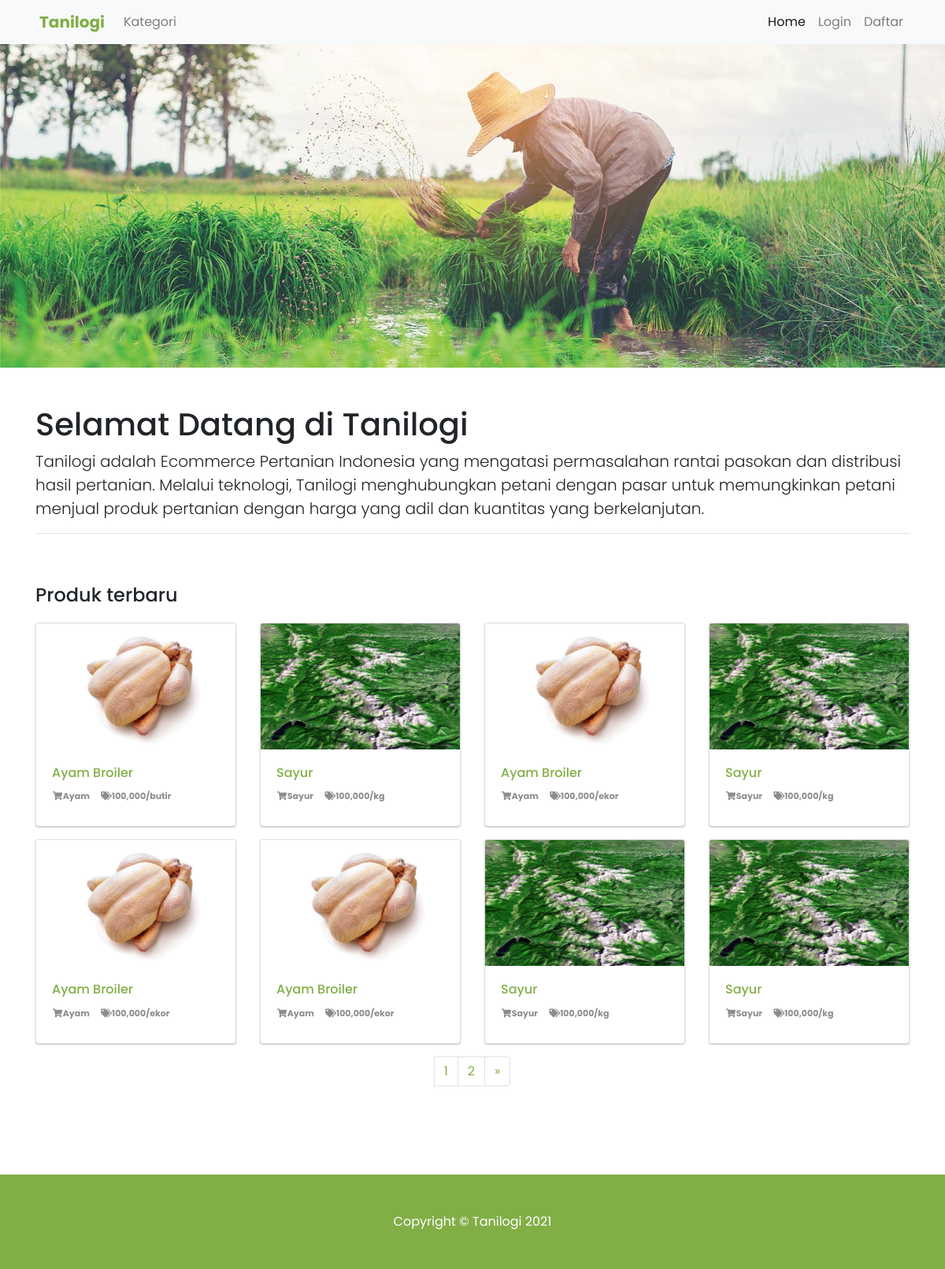
The app's page /index/home with its own data.
### tables this page shows
CREATE TABLE `ap_situs` (
  `id` int(1) NOT NULL,
  `nama_situs` varchar(20) NOT NULL,
  `alamat_situs` varchar(20) NOT NULL,
  `deskripsi_situs` text NOT NULL,
  `metatag_situs` text NOT NULL,
  `kontak_situs` varchar(13) NOT NULL,
  `author_situs` varchar(30) NOT NULL,
  `logo_situs` varchar(15) NOT NULL
);

CREATE TABLE `ap_produk` (
  `id` int(13) NOT NULL,
  `nama_produk_pemilik` varchar(30) NOT NULL,
  `nama_produk` varchar(30) NOT NULL,
  `deskripsi_produk` text NOT NULL,
  `jenis_produk` varchar(30) NOT NULL,
  `harga_produk` varchar(10) NOT NULL,
  `satuan_produk` enum('/kg','/butir','/ekor') NOT NULL,
  `stok_produk` varchar(10) NOT NULL,
  `foto_produk` varchar(30) NOT NULL,
  `tanggal_buat` varchar(30) NOT NULL,
  `tanggal_update` timestamp NOT NULL DEFAULT CURRENT_TIMESTAMP ON UPDATE CURRENT_TIMESTAMP
);

### function/ap.identitas.situs.php (called while the page is built, shortened)
 <?php
 DataSitusTampil();
?>

### function/ap.fungsi.php (the view, shortened to what this page needs)
<?php
function query($data)
{
	global $koneksi;
	$perintah = $koneksi->query($data);
	return $perintah;
}
function ProdukTampil()
{
	$halaman = 8;
	$page = isset($_GET['halaman']) ? (int)$_GET["halaman"] : 1;
	$mulai = ($page > 1) ? ($page * $halaman) - $halaman : 0;
	$sql = "SELECT id, nama_produk, deskripsi_produk, jenis_produk, harga_produk, satuan_produk, stok_produk, foto_produk FROM ap_produk LIMIT $mulai, $halaman";
	$perintah = query($sql);
	return $perintah;
}
function LoadProduk()
{
	$halaman = 4;
	$ProdukTampil = ProdukTampil();
	echo '
		<div class="container" style="margin-bottom:10%">
		<h4 style="margin-bottom:20px;">Produk terbaru</h4>
		<div class="row mb-3">
		';
	if ($ProdukTampil->num_rows > 0) {
		while ($row = $ProdukTampil->fetch_array()) {
			echo '
        <div class="col-lg-3 col-md-4 col-sm-6 mb-3" data-aos="fade-up">
          <div class="card h-100">
          <a href="?produk=detail&id=' . $row['id'] . '"><img class="card-img-top" src="../img/produk/' . $row['foto_produk'] . '" alt="' . $row['nama_produk'] . '"></a>
          <div class="card-body">
           <h6 class="card-title">
           <a href="?produk=detail&id=' . $row['id'] . '">' . $row['nama_produk'] . '</a>
           </h6>
           <div class="post-info">
           <span class="produk-info"><i class="fas fa-fw fa-shopping-cart"></i>' . $row['jenis_produk'] . '</span>
           <span class="label-info"><i class="fas fa-fw fa-tags"></i>' . number_format($row['harga_produk']) . '' . $row['satuan_produk'] . '</span>
           </div>
            <p class="card-text">
            ';
			echo '
            </p>
            </div>
          </div>
       </div>';
		}
	} else {
		echo '
		<em>Belum ada produk yang ditambahkan</em>
		';
	}
	echo
	'
	</div>
	</div>
	';
	$total = $ProdukTampil->num_rows;
	$pages = ceil($total / $halaman);
	$i = 1;
	if ($i < $_GET['halaman']) {
		echo '
                <ul class="pagination justify-content-center">
               <li class="page-item">
                <a class="page-link" href="javascript:history.back()" aria-label="Previous">
                  <span aria-hidden="true">&laquo;</span>
                  <span class="sr-only">Previous</span>
                </a>
              </li>';
	} else {
		echo '
               <ul class="pagination justify-content-center">
                 <li class="page-item">
                  <a class="page-link" style="display:none;" href="?halaman=' . ($i) . '"aria-label="Previous">
                    <span aria-hidden="true">&laquo;</span>
                    <span class="sr-only">Previous</span>
                  </a>
                </li>';
	}
	for ($i = 1; $i <= $pages; $i++) {
		echo '
                <li class="page-item">
                  <a class="page-link" href="?halaman=' . $i . '">' . $i . '</a>
                  </li>';
	}
	if ($_GET['halaman'] == $pages) {
		echo '
                    <li class="page-item">
                      <a class="page-link" style="display:none;" href="?halaman=javascript:history.back()"aria-label="Next">
                        <span aria-hidden="true">&raquo;</span>
                        <span class="sr-only">Next</span>
                      </a>
                    </li>
                  </ul>';
	} else {
		echo '
                  <li class="page-item">
                    <a class="page-link" href="?halaman=' . ($_GET['halaman'] + 1) . '"aria-label="Next">
                      <span aria-hidden="true">&raquo;</span>
                      <span class="sr-only">Next</span>
                    </a>
                  </li>
                </ul>';
	}
}
function DataSitus()
{
	$sql = "SELECT id, nama_situs, alamat_situs, deskripsi_situs, kontak_situs, author_situs, logo_situs FROM ap_situs";
	$perintah = query($sql);
	return $perintah;
}
function DataSitusTampil()
{
	$DataSitus = DataSitus();
}

### function/ap.theme.php (shortened to what this page needs)
<?php
function LoadHead($nama_situs, $alamat_situs, $deskripsi_situs, $author_situs, $logo_situs)
{
  echo '
	<!DOCTYPE html>
	<html lang="id">
  	<head>
    <meta charset="utf-8">
    <meta name="viewport" content="width=device-width, initial-scale=1, shrink-to-fit=no">
    <meta name="description" content="' . $deskripsi_situs . '">
    <meta name="author" content="' . $author_situs . '">
    <link rel="icon" href="../theme/content/' . $logo_situs . '">
    <title>' . $nama_situs . '</title>
	';
}
function LoadCss()
{
  echo '
    <link rel="stylesheet" href="https://cdn.jsdelivr.net/npm/bootstrap@4.6.0/dist/css/bootstrap.min.css">
    <link href="../theme/vendor/bootstrap/css/bootstrap.min.css" rel="stylesheet">
    <link href="../theme/vendor/fontawesome-free/css/all.min.css" rel="stylesheet" type="text/css">
    <link href="../theme/css/kostum.css" rel="stylesheet" type="text/css">
    <link href="https://unpkg.com/aos@2.3.1/dist/aos.css" rel="stylesheet">
   	</head>
  ';
}
function LoadBody($nama_situs)
{
  echo '
	<body>
    <nav class="navbar navbar-expand-lg navbar-light bg-light fixed-top">
      <div class="container">
        <a class="logo navbar-btn pull-left" href="home" title="Home">
        <a class="navbar-brand" href="home">' . $nama_situs . '</a>
        <div class="collapse navbar-collapse" id="navbarResponsive">
        <ul class="navbar-nav mr-auto">
          <li class="nav-item">
            <a class="nav-link" href="kategoriproduk.php">Kategori
            </a>
          </li>
        </ul>
      </div>
        <button class="navbar-toggler" type="button" data-toggle="collapse" data-target="#navbarResponsive" aria-controls="navbarResponsive" aria-expanded="false" aria-label="Toggle navigation">
          <span class="navbar-toggler-icon"></span>
        </button>
        <div class="collapse navbar-collapse" id="navbarResponsive">
          <ul class="navbar-nav ml-auto">
            <li class="nav-item active">
              <a class="nav-link" href="home"></i> Home
                <span class="sr-only">(current)</span>
              </a>
            </li>
            <li class="nav-item">
              <a class="nav-link" href="login"> Login</a>
            </li>
            <li class="nav-item">
              <a class="nav-link" href="register">Daftar</a>
            </li>
          </ul>
        </div>
      </div>
    </nav>
	';
}
function LoadFooter($nama_situs)
{
  echo '
    <footer class="py-5 footer-bg">
      <div class="container">
        <p class="m-0 text-center text-white">Copyright &copy; ' . $nama_situs . ' ' . date('Y') . '</p>
      </div>
    </footer>
    <script src="../theme/vendor/jquery/jquery.min.js"></script>
    <script src="../theme/vendor/bootstrap/js/bootstrap.bundle.min.js"></script>
    <script src="https://unpkg.com/aos@2.3.1/dist/aos.js"></script>
   </body>
   <script>
  AOS.init();
</script>
<script>
      window.addEventListener(\'scroll\',(e)=>{
        const nav = document.querySelector(\'.navbar\');
        if(window.pageYOffset>0){
          nav.classList.add("add-shadow");
        }else{
          nav.classList.remove("add-shadow");
        }
      });
    </script>
   </html>
  ';
}

### index/index.php (shortened to what this page needs)
<?php
	require_once '../config/database.php';
	require_once '../function/ap.fungsi.php';
	require_once '../function/ap.theme.php';
	require_once '../function/ap.identitas.situs.php';
	LoadHead($nama_situs, $alamat_situs, $deskripsi_situs, $author_situs, $logo_situs);
	LoadCss();
	if(isset($_SESSION['username'])){
		LoadMenu($nama_situs, $logo_situs);
	}else{
		LoadBody($nama_situs, $logo_situs);
	}
?>
<?php
if($_GET['produk']=='detail'){
	if(!empty(trim($_GET['id']))){
		if(!LoadProdukDetail($_GET['id'])){
			die('Data tidak ditemukan');
		}
	}else{
		echo "<meta http-equiv=\"refresh\"content=\";URL=home\"/>";
	}
	LoadProdukContent($id, $nama_produk_pemilik, $nama_produk, $deskripsi_produk, $jenis_produk, $harga_produk, $satuan_produk, $stok_produk, $foto_produk, $tanggal_buat, $tanggal_update);
	}else{
		echo '
		<div id="carouselExampleSlidesOnly" class="carousel slide" data-ride="carousel">
			  <div class="carousel-inner">
				<div class="carousel-item active">
				  <img class="d-block w-100" src="../img/petani1.jpg">
				</div>
			  </div>
			</div>
 			<section class="py-5">
			    <div class="container" data-aos="fade-up">
			      <h1>Selamat Datang di '.$nama_situs.'</h1>
			      <p class="lead">'.$deskripsi_situs.'</p><hr>
			    </div>
  			</section>
		';
		LoadProduk();
}
?>
<?php
LoadFooter($nama_situs);
?>

### theme/css/kostum.css (style rules this page uses)
body { padding-top: 56px; font-family: "Poppins", sans-serif; }
.navbar-brand { padding-left: 5px; color: #82AE46 !important; font-weight: 700; }
.footer-bg { background-color:#82AE46; }
.card { box-shadow: rgba(0, 0, 0, 0.24) 0px 1px 2px; }
.card a { color: #82ae46; }
.card-img-top { height: 160px; }
.post-info { background: transparent; margin: 0 0 10px; color: #8d8d8d; font-size: 11px; font-weight: bold; }
.produk-info, .time-info, .comment-info, .label-info, .review-info { display: inline; margin-right: 12px; }
@media (min-width: 992px) { body { padding-top: 56px; } }
.pagination { margin-bottom: 30px; }
.page-item a { margin-top: -120px; color: #82ae46; }
.carousel { max-height: 20%; overflow: hidden; }

### records on screen
ap_situs: deskripsi_situs "Tanilogi adalah Ecommerce Pertanian Indonesia yang mengatasi permasalahan rantai pasokan dan distribusi hasil pertanian. Melalui teknologi, Tanilogi menghubungkan petani dengan pasar untuk memungkinkan petani menjual produk pertanian dengan harga yang adil dan kuantitas yang berkelanjutan."
ap_produk: foto_produk (picture), nama_produk "Ayam Broiler", jenis_produk "Ayam", harga_produk "100,000", satuan_produk "/butir"
ap_produk: foto_produk (picture), nama_produk "Sayur", jenis_produk "Sayur", harga_produk "100,000", satuan_produk "/kg"
ap_produk: foto_produk (picture), nama_produk "Ayam Broiler", jenis_produk "Ayam", harga_produk "100,000", satuan_produk "/ekor"
ap_produk: foto_produk (picture), nama_produk "Sayur", jenis_produk "Sayur", harga_produk "100,000", satuan_produk "/kg"
ap_produk: foto_produk (picture), nama_produk "Ayam Broiler", jenis_produk "Ayam", harga_produk "100,000", satuan_produk "/ekor"
ap_produk: foto_produk (picture), nama_produk "Ayam Broiler", jenis_produk "Ayam", harga_produk "100,000", satuan_produk "/ekor"
ap_produk: foto_produk (picture), nama_produk "Sayur", jenis_produk "Sayur", harga_produk "100,000", satuan_produk "/kg"
ap_produk: foto_produk (picture), nama_produk "Sayur", jenis_produk "Sayur", harga_produk "100,000", satuan_produk "/kg"

### other values on screen
$nama_situs "Tanilogi"
